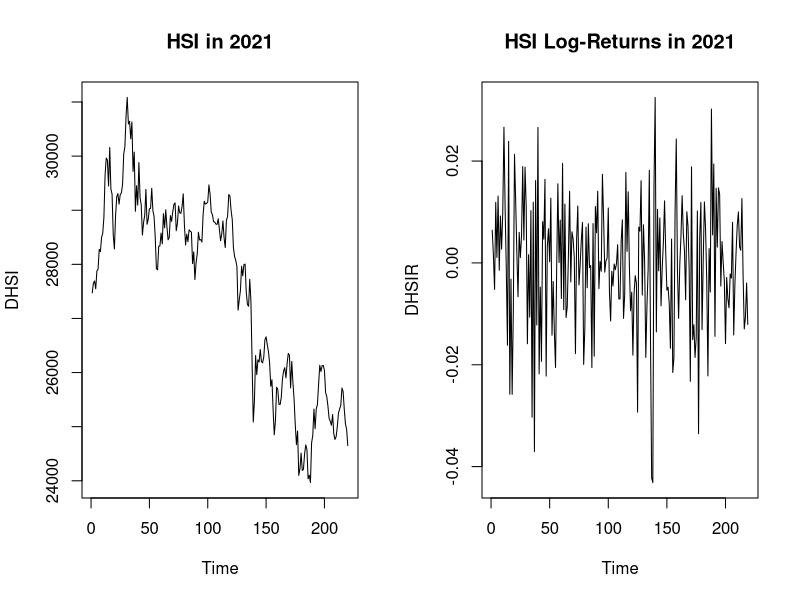
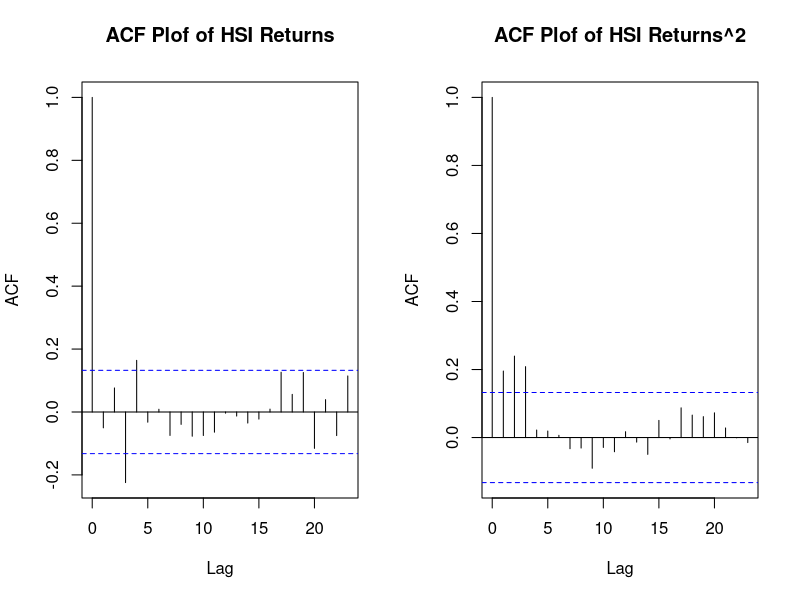
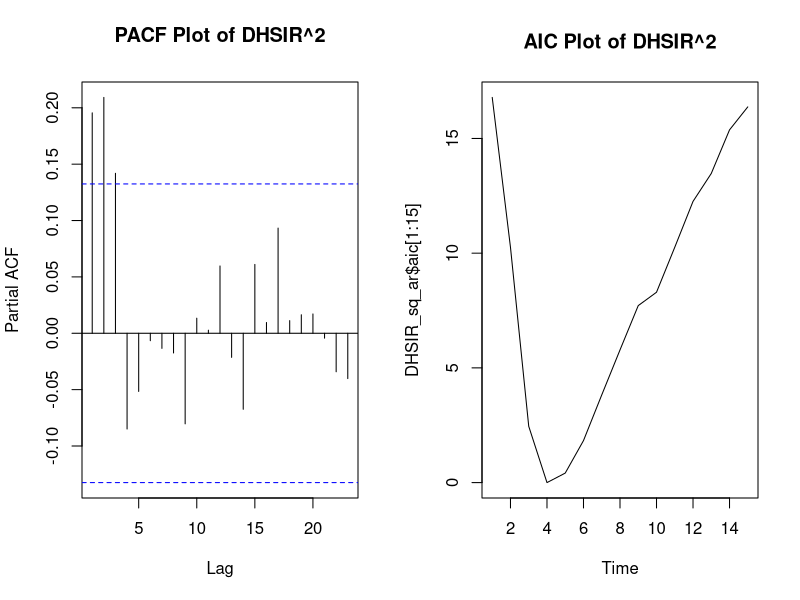
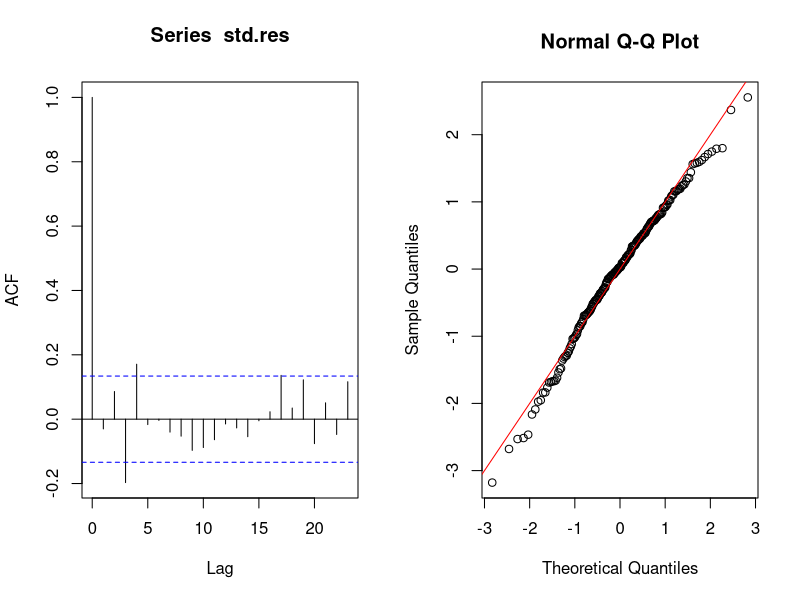

Source code (R) for these figures, in order:
########################################################## Problem III ###########################################################

setwd("")  # set directory

HSI <- read.table("HSI_2021.csv",header = T, sep=",")
attach(HSI)
head(HSI)

# 1. Time Series Plot (Close and Returns)

par(mfrow=c(1,2))

DHSI <- HSI$Close
DHSIR <- diff(log(DHSI))

ts.plot(DHSI,main="HSI in 2021")
ts.plot(DHSIR,main="HSI Log-Returns in 2021")

# 2. ACF Returns / Squared Returns

acf(DHSIR, main = "ACF Plof of HSI Returns") 
acf((DHSIR)^2, main = "ACF Plof of HSI Returns^2")

# 3. ARCH Order

pacf((DHSIR)^2,main="PACF Plot of DHSIR^2")
DHSIR_sq_ar <- ar((DHSIR)^2)
ts.plot(DHSIR_sq_ar$aic[1:15],main="AIC Plot of DHSIR^2")
DHSIR_sq_ar$order

# 4. GARCH(1,1) Fit

library(fGarch)

DHSIR_training = DHSIR[1:214]
DHSIR_GARCH <- garchFit( ~ garch(1,1), data = DHSIR_training, trace = FALSE)
summary(DHSIR_GARCH)

# 5. GARCH(1,1) without mean Fit

DHSIR_GARCH <- garchFit( ~ garch(1,1), data = DHSIR_training, trace = FALSE, include.mean = FALSE)

  # Model Diagnostics
summary(DHSIR_GARCH)

std.res <- (DHSIR_training)/DHSIR_GARCH@sigma.t
acf(std.res)
qqnorm(std.res)
abline(0,1,col="red")

# 6. Volatility Forecast (T+1)

DHSIR_GARCH@fit$coef

omega <- DHSIR_GARCH@fit$coef[1]
alpha <- DHSIR_GARCH@fit$coef[2]
beta <- DHSIR_GARCH@fit$coef[3]

n <- length(DHSIR_training)
volatility_forecast_1 <- omega + alpha* DHSIR[n]^2+ beta*DHSIR_GARCH@sigma.t[n]^2

prediction <- predict(DHSIR_GARCH, n.ahead = 1)
sd_forecast <- prediction$standardDeviation
volatility_forecast_2 <- sd_forecast^2
c(volatility_forecast_1, volatility_forecast_2)

# 7. 1%-VaR / 1%-Expected Shortfall

mu <- 0

  # 1%-VaR forecast under normal for the next day
VaR_normal <- -qnorm(0.01, mu, sd_forecast)

  # 1%-ES forecast under normal
N<-100000
X<-rnorm(N,mu,sd_forecast)
ES_normal <- mean( - X[- X > VaR_normal])

c(VaR_normal,ES_normal)

##################################################################################################################################

# Clear plots
#dev.off()

# Clear variables
#rm(list = ls())

# Clear console
#cat("\014")
